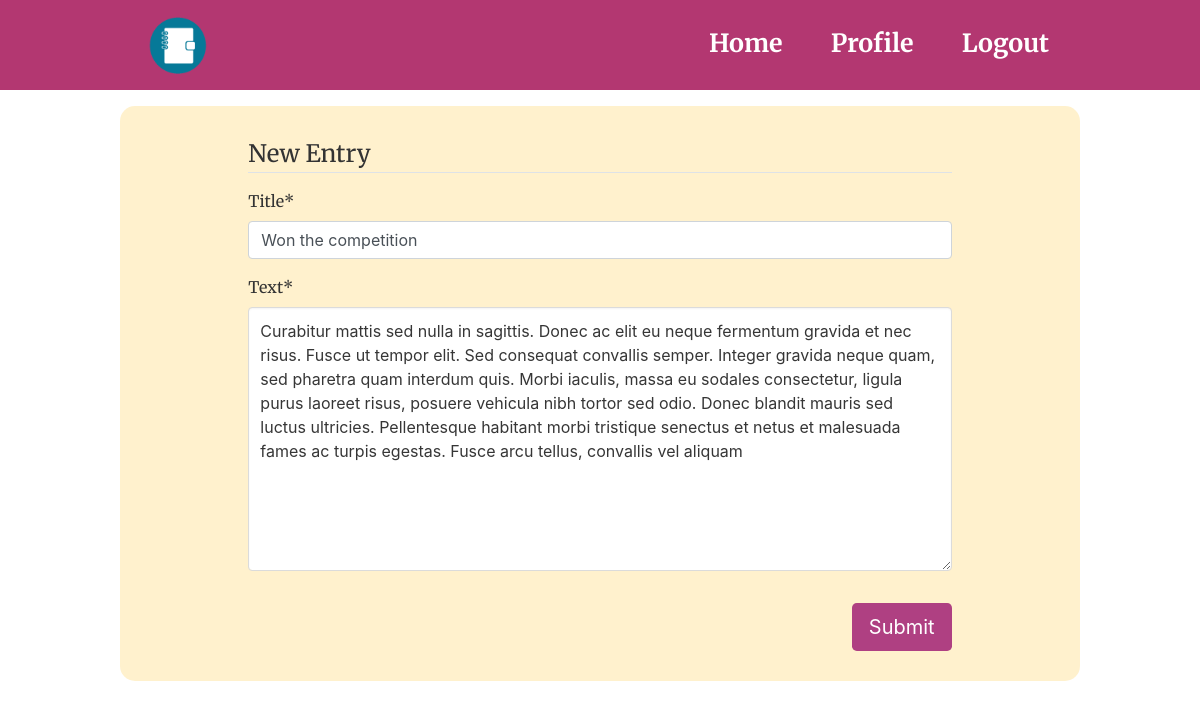
Page /entry/41/update (signed in) on the committed database.
### entries/models.py (models this page shows, shortened)
class Entry(models.Model):
    title = models.CharField(max_length= 30)
    text = models.TextField(max_length = 500)
    date_posted = models.DateTimeField(auto_now_add=True)
    author = models.ForeignKey(User, on_delete=models.CASCADE)
    class Meta:
        verbose_name_plural= "entries"

### entries/views.py (the view, shortened to what this page needs)
# urls.py: path('entry/<int:pk>/update', EntryUpdateView.as_view(), name='entry-update'),
class EntryUpdateView(LoginRequiredMixin, UserPassesTestMixin, UpdateView):
    model = Entry
    fields = ['title','text']
    def test_func(self):
        entry = self.get_object()
        if self.request.user == entry.author:
            return True
        return False

### entries/templates/entries/entry_form.html (shortened to what this page needs)
{% extends 'entries/base.html' %}
{% load crispy_forms_tags %}
{% block content %}
<section class="section">
        <div class="col-md-10 offset-md-1">
            <form method="POST" action="{% url 'entry-create' %}">
                <fieldset class="form-group">
                        <legend class="border-bottom mb-4">New Entry</legend>
                        {{ form|crispy}}
        </fieldset>
                <div class="field is-grouped is-grouped-right">
                    <div class="control">
                        <button class="btn btn-lg btn-entry is-link">Submit</button>
                    </div>
                </div>
            </form>
        </div>
    </section>
{% endblock %}

### entries/static/main.css (style rules this page uses)
body { background: #ffffff; color: #333333; height: 100%; font-family: 'Merriweather', serif; }
.section { margin: 10px; padding: 10px; }
span { text-decoration-color: #ffffff; }
.btn-entry { background-color: rgb(175, 64, 130); color: white; }

### rows in the picture
Entry: title "Won the competition", text "Curabitur mattis sed nulla in sagittis. Donec ac elit eu neque fermentum gravida et nec risus. Fusce ut tempor elit. Sed consequat convallis semper. Integer gravida neque quam, sed pharetra quam interdum quis. Morbi iaculis, massa eu sodales consectetur, ligula purus laoreet risus, posuere vehicula nibh tortor sed odio. Donec blandit mauris sed luctus ultricies. Pellentesque habitant morbi tristique senectus et netus et malesuada fames ac turpis egestas. Fusce arcu tellus, convallis vel aliquam"
